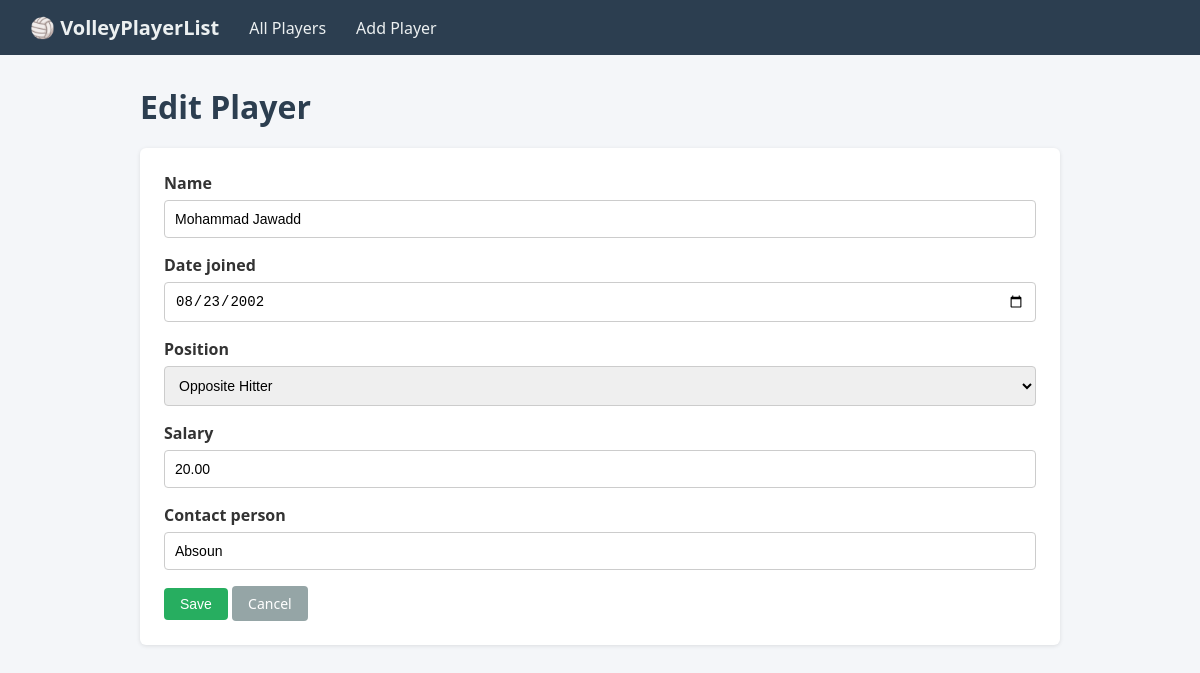
Screenshot of /player/1/edit/ with the database file from the repository.
### players/models.py (models this page shows, shortened)
class VolleyPlayer(models.Model):
    player_id = models.AutoField(primary_key=True)
    name = models.CharField(max_length=100)
    date_joined = models.DateField()
    position = models.CharField(max_length=30, choices=POSITION_CHOICES)
    salary = models.DecimalField(max_digits=10, decimal_places=2)
    contact_person = models.CharField(max_length=100)

### players/views.py (the view)
# urls.py: path('player/<int:pk>/edit/', views.edit_player, name='edit_player'),
def edit_player(request, pk):
    player = get_object_or_404(VolleyPlayer, pk=pk)
    if request.method == 'POST':
        form = VolleyPlayerForm(request.POST, instance=player)
        if form.is_valid():
            form.save()
            return redirect('player_list')
    else:
        form = VolleyPlayerForm(instance=player)
    return render(request, 'players/player_form.html', {'form': form, 'action': 'Edit'})

### players/forms.py
class VolleyPlayerForm(forms.ModelForm):
    class Meta:
        model = VolleyPlayer
        fields = ['name', 'date_joined', 'position', 'salary', 'contact_person']
        widgets = {
            'name': forms.TextInput(attrs={'class': 'form-control', 'placeholder': 'Player name'}),
            'date_joined': forms.DateInput(attrs={'class': 'form-control', 'type': 'date'}),
            'position': forms.Select(attrs={'class': 'form-control'}),
            'salary': forms.NumberInput(attrs={'class': 'form-control', 'placeholder': '0.00'}),
            'contact_person': forms.TextInput(attrs={'class': 'form-control', 'placeholder': 'Contact person name'}),
        }

### templates/players/player_form.html (shortened to what this page needs)
{% extends "players/base.html" %}
{% block content %}
<h1>{{ action }} Player</h1>
<div class="card">
    <form method="POST">
        {% for field in form %}
        <div class="form-group">
            <label for="{{ field.id_for_label }}">{{ field.label }}</label>
            {{ field }}
        </div>
        {% endfor %}
        <button type="submit" class="btn btn-success">Save</button>
        <a href="{% url 'player_list' %}" class="btn btn-secondary">Cancel</a>
    </form>
</div>
{% endblock %}

### templates/players/base.html (style rules this page uses)
* { box-sizing: border-box; margin: 0; padding: 0; }
body { font-family: 'Segoe UI', Tahoma, Geneva, Verdana, sans-serif; background: #f4f6f9; color: #333; }
h1, h2 { margin-bottom: 20px; color: #2c3e50; }
.btn { display: inline-block; padding: 8px 16px; border: none; border-radius: 4px; text-decoration: none; font-size: 14px; cursor: pointer; color: #fff; }
.btn-success { background: #27ae60; }
.btn-secondary { background: #95a5a6; }
.form-control { width: 100%; padding: 10px; border: 1px solid #ccc; border-radius: 4px; font-size: 14px; }
.form-group { margin-bottom: 16px; }
.form-group label { display: block; margin-bottom: 6px; font-weight: 600; }
.card { background: #fff; padding: 24px; border-radius: 6px; box-shadow: 0 1px 4px rgba(0,0,0,0.1); }

### rows the page displays
VolleyPlayer: form "Mohammad Jawadd" "08/23/2002" "Opposite Hitter" "20.00" "Absoun"

### other values shown
{{ action }} "Edit"
{{ field.label }} "Name" "Date joined" "Position" "Salary" "Contact person"
